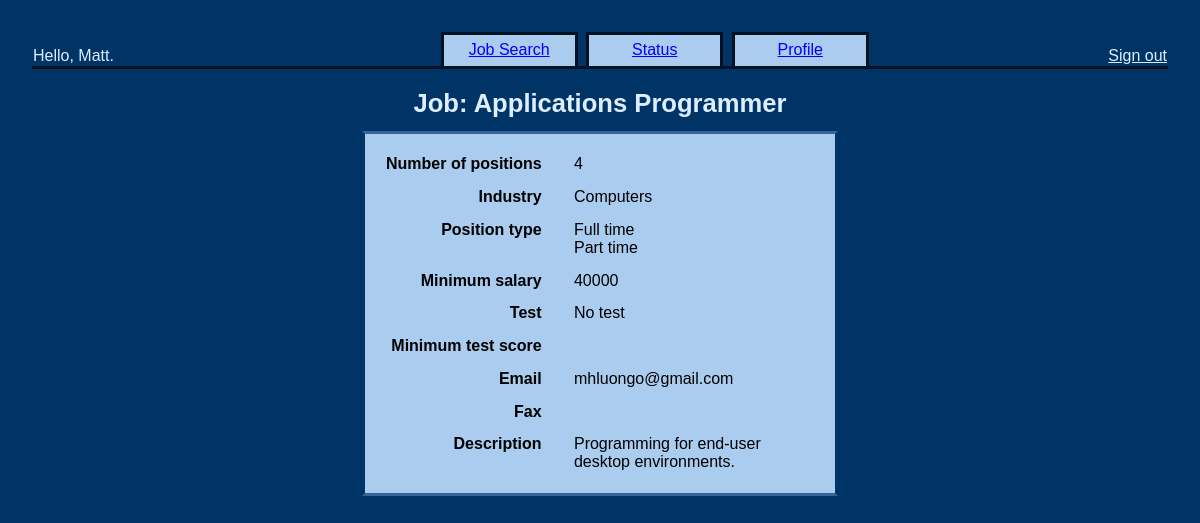
/view_job.php?job_id=2 (signed in), run on the app's committed database.
### tables this page shows
CREATE TABLE `CUSTOMER` (
  `USER_ID` int(11) NOT NULL auto_increment,
  `PASSWORD` varchar(32) NOT NULL,
  `EMAIL` varchar(220) NOT NULL,
  `NAME` varchar(255) NOT NULL,
  PRIMARY KEY  (`USER_ID`)
);

CREATE TABLE `JOB` (
  `JOB_ID` int(11) NOT NULL auto_increment,
  `POSTED_BY` int(11) NOT NULL,
  `POST_DATE` date NOT NULL,
  `TITLE` varchar(255) NOT NULL,
  `DESCRIPTION` varchar(500) default NULL,
  `INDUSTRY` int(11) default NULL,
  `MINIMUM_SALARY` int(11) NOT NULL,
  `TEST_TYPE` int(11) default NULL,
  `MIN_TEST_SCORE` int(11) default NULL,
  `EMAIL` varchar(220) NOT NULL,
  `PHONE` char(10) NOT NULL,
  `FAX` char(10) default NULL,
  `NUM_POSITIONS` int(11) NOT NULL default '0',
  `ACTIVE` tinyint(1) NOT NULL default '1',
  PRIMARY KEY  (`JOB_ID`),
  KEY `POSTED_BY` (`POSTED_BY`),
  KEY `INDUSTRY` (`INDUSTRY`),
  KEY `TEST_TYPE` (`TEST_TYPE`)
);

### www/db.php (called while the page is built, shortened)
<?php
class Database {
    private $dblink;
    function __construct() {
        $host = "localhost";
        $user = "CareerWorks";
        $pass = "pineapple";
        $db_name = "CareerWorks";
        $dblink = @mysql_connect($host, $user, $pass);
        $this->dblink = $dblink;
    }
    private function doQuery($query) {
        $result = mysql_query($query, $this->dblink);
        return $result;
    }
    private function get_lookup_table($table) {
        $result = $this->doQuery(sprintf("
              SELECT  ID,
                      NAME
                FROM  %s LU
            ORDER BY  ID ASC",
            $table
        ));
        $arr = array();
        while ($row = mysql_fetch_assoc($result)) {
            $arr[$row['ID']] = $row['NAME'];
        }
        return $arr;
    }
    public function lookup_industry() {
        return $this->get_lookup_table("INDUSTRY_LU");
    }
    public function lookup_position_type() {
        return $this->get_lookup_table("POSITION_TYPE_LU");
    }
    public function get_customer_name($user_id) {
        $result = $this->doQuery(sprintf("
              SELECT  C.NAME
                FROM  CUSTOMER C
               WHERE  C.USER_ID = '%s';",
            mysql_real_escape_string($user_id)
        ));
        $row = mysql_fetch_assoc($result);
        return $row['NAME'];
    }
    public function get_job($job_id) {
        $result = $this->doQuery(sprintf("
              SELECT  J.TITLE,
                      J.NUM_POSITIONS,
                      J.INDUSTRY,
                      J.MINIMUM_SALARY,
                      J.TEST_TYPE,
                      J.MIN_TEST_SCORE,
                      J.EMAIL,
                      J.FAX,
                      J.DESCRIPTION
                FROM  JOB J
               WHERE  J.JOB_ID = '%s';",
            mysql_real_escape_string($job_id)
        ));
        $row = mysql_fetch_assoc($result);
        $job = array(
            'title' => $row['TITLE'],
            'positions' => $row['NUM_POSITIONS'],
            'industry' => $row['INDUSTRY'],
            'salary' => $row['MINIMUM_SALARY'],
            'test' => $row['TEST_TYPE'],
            'test_score' => $row['MIN_TEST_SCORE'],
            'email' => $row['EMAIL'],
            'fax' => $row['FAX'],
            'description' => $row['DESCRIPTION']
        );
        $result = $this->doQuery(sprintf("
              SELECT  T.POSITION_TYPE
                FROM  JOB_POSITION_TYPE T
               WHERE  T.JOB_ID = '%s'",
            mysql_real_escape_string($job_id)
        ));
        $position_types = array();
        while ($row = mysql_fetch_assoc($result)) {
            $position_types[] = $row['POSITION_TYPE'];
        }
        $job['position_type'] = $position_types;
        return $job;
    }
}
?>

### www/lib.php (called while the page is built, shortened)
<?
require_once('db.php');
$db = new Database();
?>

### www/view_job.php (the view, shortened to what this page needs)
<?
require_once('lib.php');
$job = $db->get_job($job_id);
$lookup_position_type = $db->lookup_position_type();
$lookup_industry = $db->lookup_industry();
$lookup_test_type = $db->lookup_test_type();
?>
<!DOCTYPE HTML PUBLIC "-//W3C//DTD HTML 4.01//EN" "http://www.w3.org/TR/html4/strict.dtd">
<html>
  <head>
    <link rel="stylesheet" href="style.css" type="text/css"/>
  </head>
  <body>
    <? include('applicant_header.php'); ?>
    <h1>Job: <? echo $job['title']; ?></h1>
    <table class="box infobox">
      <tr>
        <th>Number of positions</th>
        <td><? echo $job['positions']; ?></td>
      </tr>
      <tr>
        <th>Industry</th>
        <td><? echo $job['industry'] ? $lookup_industry[$job['industry']] : '-'; ?></td>
      </tr>
      <tr>
        <th>Position type</th>
        <td style="white-space: nowrap;">
          <? foreach ($job['position_type'] as $position_type) { ?>
            <? echo $lookup_position_type[$position_type]; ?><br/>
          <? } ?>
        </td>
      </tr>
      <tr>
        <th>Minimum salary</th>
        <td><? echo $job['salary']; ?></td>
      </tr>
      <tr>
        <th>Test</th>
        <td><? echo $job['test'] ? $lookup_test_type[$job['test']] : 'No test'; ?></td>
      </tr>
      <tr>
        <th>Minimum test score</th>
        <td><? echo $job['test_score']; ?></td>
      </tr>
      <tr>
        <th>Email</th>
        <td><? echo $job['email']; ?></td>
      </tr>
      <tr>
        <th>Fax</th>
        <td><? echo $job['fax']; ?></td>
      </tr>
      <tr>
        <th>Description</th>
        <td style="width: 15em;"><? echo $job['description']; ?></td>
      </tr>
    </table>
  </body>
</html>

### www/applicant_header.php
<? require_once('lib.php'); ?>
<table class="header" cellspacing="0">
  <tr>
    <td class="hello">
      Hello, <? echo $db->get_customer_name($_SESSION['user_id']); ?>.
    </td>
    <td class="tab<? if ($tab == 'job') { echo 'Selected'; } ?>">
      <a href="job_search.php">Job Search</a>
    </td>
    <td class="tabSpace">
    </td>
    <td class="tab<? if ($tab == 'status') { echo 'Selected'; } ?>">
      <a href="applicant_status.php">Status</a>
    </td>
    <td class="tabSpace">
    </td>
    <td class="tab<? if ($tab == 'profile') { echo 'Selected'; } ?>">
      <a href="applicant_profile.php">Profile</a>
    </td>
    <td class="signOut">
      <a href="sign_out.php">Sign out</a>
    </td>
  </tr>
</table>

### www/style.css (style rules this page uses)
body, div, td, span, h1, h2, h3, h4, h5, h6 { font-family: sans-serif; }
a { color: blue; }
html { margin: 0; padding: 0; }
body { background-color: #036; margin: 0; padding: 2em; text-align: center; }
td, th { text-align: left; vertical-align: top; }
h1 { text-align: center; font-size: 1.6em; margin: .8em 0 0 0; color: #def; }
.box { border-width: .2em; border-color: #369 #036 #369 #036; border-style: solid; background-color: #ace; padding: .8em; }
.box td, .box th { padding: .4em; text-align: left; vertical-align: top; }
table.box { margin: .8em auto 0 auto; }
.infobox th { text-align: right; padding-right: 1.5em; }
.header { width: 100%; border-style: solid; border-color: #012; border-width: 0 0 .2em 0; }
.header .hello { text-align: left; vertical-align: bottom; color: #def; }
.header .signOut a { color: #def; }
.header .signOut { text-align: right; vertical-align: bottom; }
.header .tab, .header .tabSelected { text-align: center; vertical-align: middle; width: 8em; border-style: solid; border-color: #012; border-width: .2em .2em 0 .2em; background-color: #ace; padding: .4em .1em .4em .1em; }
.header .tabSpace { width: .4em; }

### data on the page
customer: NAME "Matt"
job: TITLE "Applications Programmer", NUM_POSITIONS "4", INDUSTRY "Computers", MINIMUM_SALARY "40000", EMAIL "mhluongo@gmail.com", DESCRIPTION "Programming for end-user desktop environments."

### other printed values
$lookup_position_type[$position_type] "Full time"
$lookup_position_type[$position_type] "Part time"
